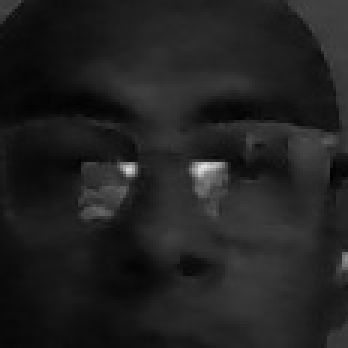
#> input picture dataset/1_usuario1.jpg, 116 x 116 px (shown 3 times larger); its folder holds only this picture in this run
$ python enhance_images.py
#> lines starting #> are read from the running program, lines starting #| are printed output that depends on the picture
import cv2
import os

dataset_path = "dataset"
output_path = "dataset_enhanced"

def mejorar_imagenes(path, out_path):
#> called with path = 'dataset', out_path = 'dataset_enhanced'
    if not os.path.exists(out_path):
        os.makedirs(out_path)

    for file in os.listdir(path):
        if file.lower().endswith((".jpg", ".png")):
            img_path = os.path.join(path, file)
            img = cv2.imread(img_path, cv2.IMREAD_GRAYSCALE)
#> img is the input picture: shape (116, 116); min 2, max 226, mean 33.2

            if img is None:
                print(f"[WARN] Imagen corrupta ignorada: {file}")
                continue

            # 🔧 Mejoras aplicadas
            # 1. Reducción de ruido
            img = cv2.GaussianBlur(img, (3,3), 0)
            # 2. Normalización de contraste
            img = cv2.equalizeHist(img)
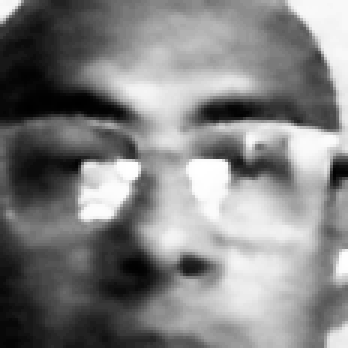
#> img: shape (116, 116) (shown 3 times larger); min 0, max 255, mean 129.7
            # 3. Escalado uniforme (opcional)
            img = cv2.resize(img, (200,200))
#> img: shape (200, 200)

            # Guardar imagen mejorada
            out_file = os.path.join(out_path, file)
            cv2.imwrite(out_file, img)
            print(f"[INFO] Imagen mejorada guardada: {out_file}")

    print("\n✅ Mejora de imágenes completada.")

if __name__ == "__main__":
    mejorar_imagenes(dataset_path, output_path)

$ run again, on dataset/1_usuario13.jpg
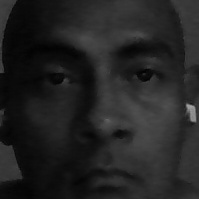
#> input picture dataset/1_usuario13.jpg, 199 x 199 px
#> in mejorar_imagenes, img is the input picture: shape (199, 199); min 2, max 164, mean 34.9
#> in mejorar_imagenes, `img = cv2.equalizeHist(img)`:
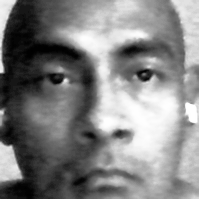
#> img: shape (199, 199); min 0, max 255, mean 129.7
